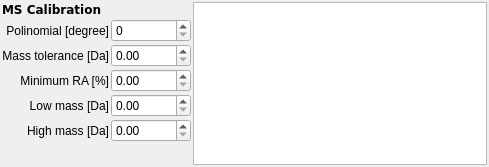
<?xml version="1.0" encoding="UTF-8"?>
<ui version="4.0">
 <class>MSCalibrationForm</class>
 <widget class="QWidget" name="MSCalibrationForm">
  <property name="geometry">
   <rect>
    <x>0</x>
    <y>0</y>
    <width>489</width>
    <height>167</height>
   </rect>
  </property>
  <property name="windowTitle">
   <string>Form</string>
  </property>
  <layout class="QHBoxLayout" name="horizontalLayout">
   <property name="spacing">
    <number>2</number>
   </property>
   <property name="leftMargin">
    <number>2</number>
   </property>
   <property name="topMargin">
    <number>2</number>
   </property>
   <property name="rightMargin">
    <number>2</number>
   </property>
   <property name="bottomMargin">
    <number>2</number>
   </property>
   <item>
    <layout class="QHBoxLayout" name="horizontalLayout1">
     <property name="spacing">
      <number>2</number>
     </property>
     <item>
      <layout class="QGridLayout" name="gridLayout">
       <item row="2" column="1">
        <widget class="QDoubleSpinBox" name="spinMassTolerance"/>
       </item>
       <item row="1" column="0">
        <widget class="QLabel" name="label_2">
         <property name="text">
          <string>Polinomial [degree]</string>
         </property>
         <property name="alignment">
          <set>Qt::AlignRight|Qt::AlignTrailing|Qt::AlignVCenter</set>
         </property>
        </widget>
       </item>
       <item row="0" column="0">
        <widget class="QLabel" name="label">
         <property name="font">
          <font>
           <family>Verdana</family>
           <weight>75</weight>
           <bold>true</bold>
          </font>
         </property>
         <property name="text">
          <string>MS Calibration</string>
         </property>
        </widget>
       </item>
       <item row="2" column="0">
        <widget class="QLabel" name="label_3">
         <property name="text">
          <string>Mass tolerance [Da]</string>
         </property>
         <property name="alignment">
          <set>Qt::AlignRight|Qt::AlignTrailing|Qt::AlignVCenter</set>
         </property>
        </widget>
       </item>
       <item row="1" column="1">
        <widget class="QSpinBox" name="spinPolynomials">
         <property name="minimumSize">
          <size>
           <width>80</width>
           <height>0</height>
          </size>
         </property>
        </widget>
       </item>
       <item row="6" column="1">
        <spacer name="verticalSpacer">
         <property name="orientation">
          <enum>Qt::Vertical</enum>
         </property>
         <property name="sizeHint" stdset="0">
          <size>
           <width>20</width>
           <height>40</height>
          </size>
         </property>
        </spacer>
       </item>
       <item row="3" column="0">
        <widget class="QLabel" name="label_4">
         <property name="text">
          <string>Minimum RA [%]</string>
         </property>
         <property name="alignment">
          <set>Qt::AlignRight|Qt::AlignTrailing|Qt::AlignVCenter</set>
         </property>
        </widget>
       </item>
       <item row="4" column="0">
        <widget class="QLabel" name="label_5">
         <property name="text">
          <string>Low mass [Da]</string>
         </property>
         <property name="alignment">
          <set>Qt::AlignRight|Qt::AlignTrailing|Qt::AlignVCenter</set>
         </property>
        </widget>
       </item>
       <item row="5" column="0">
        <widget class="QLabel" name="label_6">
         <property name="text">
          <string>High mass [Da]</string>
         </property>
         <property name="alignment">
          <set>Qt::AlignRight|Qt::AlignTrailing|Qt::AlignVCenter</set>
         </property>
        </widget>
       </item>
       <item row="3" column="1">
        <widget class="QDoubleSpinBox" name="spinMinimumRA"/>
       </item>
       <item row="4" column="1">
        <widget class="QDoubleSpinBox" name="spinLowMass"/>
       </item>
       <item row="5" column="1">
        <widget class="QDoubleSpinBox" name="spinHighMass"/>
       </item>
      </layout>
     </item>
     <item>
      <widget class="QTreeView" name="treeView"/>
     </item>
    </layout>
   </item>
  </layout>
 </widget>
 <resources/>
 <connections/>
</ui>
